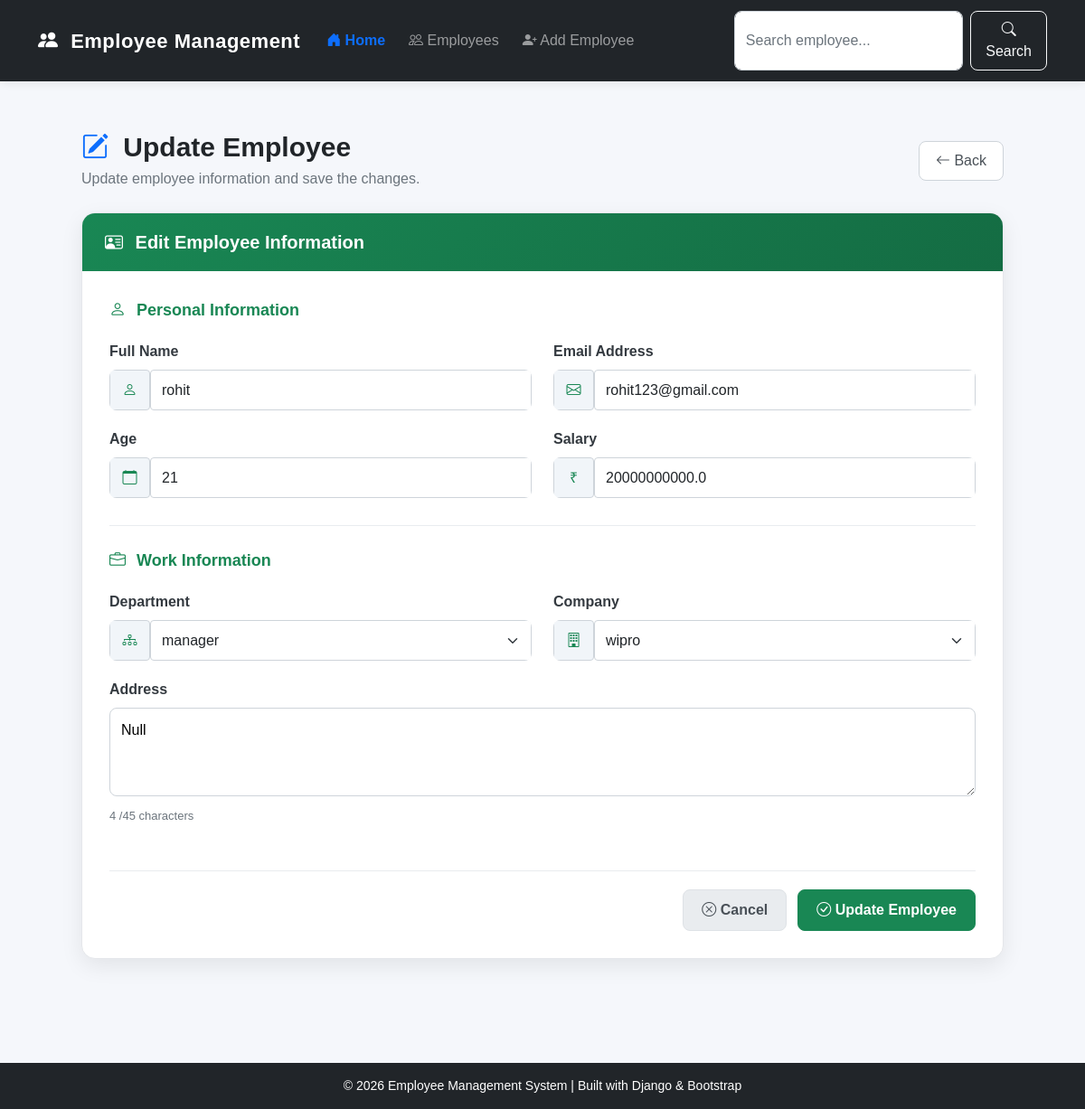
Screenshot of /employees/update/1/ with the database file from the repository.
### APP2/models.py (models this page shows, shortened)
class Employee(models.Model):
    name= models.CharField(max_length=60)
    emails=models.EmailField(unique=True)
    age=models.IntegerField()
    salary=models.FloatField()
    department = models.ForeignKey(
        'Department',
        on_delete=models.SET_NULL,
        null=True,
        blank=True,
        related_name='employees'
    )
    address=models.TextField(max_length=45,default='Null')
    company = models.ForeignKey(
    'Company',
    on_delete=models.CASCADE,
    related_name='employee',
    null=True,
    blank=True
)

class Department(models.Model):
    name = models.CharField(max_length=60, unique=True)
    description = models.TextField(max_length=200, blank=True)

class Company(models.Model):
    name= models.CharField(max_length=60)
    emails=models.EmailField(unique=True)
    location=models.TextField(max_length=45,default='Null')
    branch_number=models.IntegerField()

### APP2/views.py (the view, shortened to what this page needs)
# urls.py: path('update/<int:id>/', views.updateEmpData, name='update_employee'),
def updateEmpData(request, id):
    employee = get_object_or_404(Employee, id=id)
    companies = Company.objects.all()
    departments = Department.objects.all()
    return render(request, 'update.html', {
        'employee': employee,
        'companies': companies,
        'departments': departments
    })

### Templates/update.html (shortened to what this page needs)
{% extends 'base.html' %}
{% block content %}
<div class="employee-container">
    <div class="page-header">
        <div>
            <h2>
                <i class="bi bi-pencil-square"></i>
                Update Employee
            </h2>
            <p>
                Update employee information and save the changes.
            </p>
        </div>
        <a
            href="{% url 'display' %}"
            class="back-btn"
        >
            <i class="bi bi-arrow-left"></i>
            Back
        </a>
    </div>
    <div class="employee-card">
        <div class="employee-card-header">
            <h4>
                <i class="bi bi-person-vcard"></i>
                Edit Employee Information
            </h4>
        </div>
        <div class="employee-card-body">
            <form
                method="POST"
                id="employeeForm"
                onsubmit="return validateForm()"
            >
                <div class="section-title">
                    <i class="bi bi-person"></i>
                    Personal Information
                </div>
                <div class="row">
                    <div class="col-md-6 form-group">
                        <label>
                            Full Name
                        </label>
                        <div class="custom-input">
                            <span class="input-group-text">
                                <i class="bi bi-person"></i>
                            </span>
                            <input
                                type="text"
                                name="name"
                                id="name"
                                class="form-control"
                                value="{{ employee.name }}"
                                required
                            >
                        </div>
                    </div>
                    <div class="col-md-6 form-group">
                        <label>
                            Email Address
                        </label>
                        <div class="custom-input">
                            <span class="input-group-text">
                                <i class="bi bi-envelope"></i>
                            </span>
                            <input
                                type="email"
                                name="emails"
                                id="email"
                                class="form-control"
                                value="{{ employee.emails }}"
                                required
                            >
                        </div>
                    </div>
                    <div class="col-md-6 form-group">
                        <label>
                            Age
                        </label>
                        <div class="custom-input">
                            <span class="input-group-text">
                                <i class="bi bi-calendar"></i>
                            </span>
                            <input
                                type="number"
                                name="age"
                                id="age"
                                class="form-control"
                                value="{{ employee.age }}"
                                min="18"
                                max="100"
                                required
                            >
                        </div>
                    </div>
                    <div class="col-md-6 form-group">
                        <label>
                            Salary
                        </label>
                        <div class="custom-input">
                            <span class="input-group-text">
                                ₹
                            </span>
                            <input
                                type="number"
                                name="salary"
                                id="salary"
                                class="form-control"
                                value="{{ employee.salary }}"
                                step="0.01"
                                min="0"
                                required
                            >
                        </div>
                    </div>
                </div>
                <div class="divider"></div>
                <div class="section-title">
                    <i class="bi bi-briefcase"></i>
                    Work Information
                </div>
                <div class="row">
                    <div class="col-md-6 form-group">
                        <label>
                            Department
                        </label>
                        <div class="custom-input">
                            <span class="input-group-text">
                                <i class="bi bi-diagram-3"></i>
                            </span>
                            <select
                                name="department"
                                id="department"
                                class="form-select"
                                required
                            >
                                {% for department in departments %}
                                <option
                                    value="{{ department.id }}"
                                    {% if employee.department.id == department.id %}
                                        selected
                                    {% endif %}
                                >
                                    {{ department.name }}
                                </option>
                                {% endfor %}
                            </select>
                        </div>
                    </div>
                    <div class="col-md-6 form-group">
                        <label>
                            Company
                        </label>
                        <div class="custom-input">
                            <span class="input-group-text">
                                <i class="bi bi-building"></i>
                            </span>
                            <select
                                name="company"
                                id="company"
                                class="form-select"
                                required
                            >
                                {% for company in companies %}
                                <option
                                    value="{{ company.id }}"
                                    {% if employee.company.id == company.id %}
                                        selected
                                    {% endif %}
                                >
                                    {{ company.name }}
                                </option>
                                {% endfor %}
                            </select>
                        </div>
                    </div>
                    <div class="col-12 form-group">
                        <label>
                            Address
                        </label>
                        <textarea
                            name="address"
                            id="address"
                            rows="3"
                            maxlength="45"
                            required
                        >{{ employee.address }}</textarea>
                        <span class="address-limit">
                            <span id="characterCount">
                                {{ employee.address|length }}
                            </span>/45 characters
                        </span>
                    </div>
                </div>
                <div class="form-buttons">
                    <a
                        href="{% url 'display' %}"
                        class="cancel-btn"
                    >
                        <i class="bi bi-x-circle"></i>
                        Cancel
                    </a>
                    <button
                        type="submit"
                        class="update-btn"
                    >
                        <i class="bi bi-check-circle"></i>
                        Update Employee
                    </button>
                </div>
            </form>
        </div>
    </div>
</div>
{% endblock %}

### Templates/base.html (style rules this page uses)
* { box-sizing: border-box; }
body { margin: 0; font-family: Arial, Helvetica, sans-serif; background-color: #f5f7fb; color: #212529; }

### Templates/update.html (style rules this page uses)
.employee-container { max-width: 1050px; margin: 0 auto; padding: 20px 15px 50px; }
.page-header { display: flex; justify-content: space-between; align-items: center; margin-bottom: 25px; }
.page-header h2 { margin: 0; font-size: 30px; font-weight: 700; color: #212529; }
.page-header h2 i { color: #0d6efd; margin-right: 8px; }
.page-header p { margin: 5px 0 0; color: #6c757d; }
.back-btn { display: inline-block; padding: 9px 18px; color: #495057; background: #ffffff; border: 1px solid #ced4da; border-radius: 8px; text-decoration: none; transition: 0.3s; }
.employee-card { background: #ffffff; border-radius: 15px; overflow: hidden; border: 1px solid #e5e7eb; box-shadow: 0 8px 25px rgba(0, 0, 0, 0.08); }
.employee-card-header { padding: 20px 25px; color: white; background: linear-gradient( 135deg, #198754, #146c43 ); }
.employee-card-header h4 { margin: 0; font-size: 20px; font-weight: 600; }
.employee-card-header i { margin-right: 8px; }
.employee-card-body { padding: 30px; }
.section-title { color: #198754; font-size: 18px; font-weight: 600; margin-bottom: 20px; }
.section-title i { margin-right: 7px; }
.form-group { margin-bottom: 20px; }
.form-group label { display: block; margin-bottom: 8px; font-weight: 600; color: #343a40; }
.custom-input { display: flex; border-radius: 8px; overflow: hidden; }
.custom-input .input-group-text { min-width: 45px; display: flex; justify-content: center; align-items: center; background: #f1f5f9; color: #198754; border-color: #ced4da; }
.custom-input .form-control, .custom-input .form-select { min-height: 45px; border-color: #ced4da; }
textarea { width: 100%; border-radius: 8px; padding: 12px; resize: vertical; border: 1px solid #ced4da; }
.address-limit { display: block; margin-top: 5px; color: #6c757d; font-size: 13px; }
.divider { height: 1px; background: #e9ecef; margin: 10px 0 25px; }
.form-buttons { display: flex; justify-content: flex-end; gap: 12px; margin-top: 30px; padding-top: 20px; border-top: 1px solid #e9ecef; }
.cancel-btn, .update-btn { padding: 10px 20px; border-radius: 8px; font-weight: 600; text-decoration: none; transition: 0.3s; }
.cancel-btn { color: #495057; background: #e9ecef; border: 1px solid #dee2e6; }
.update-btn { color: white; background: #198754; border: 1px solid #198754; }

### rows the page displays
Employee: name "rohit", emails "rohit123@gmail.com", age "21", salary "20000000000.0", department "manager", company "wipro", address "Null", address|length "4"
